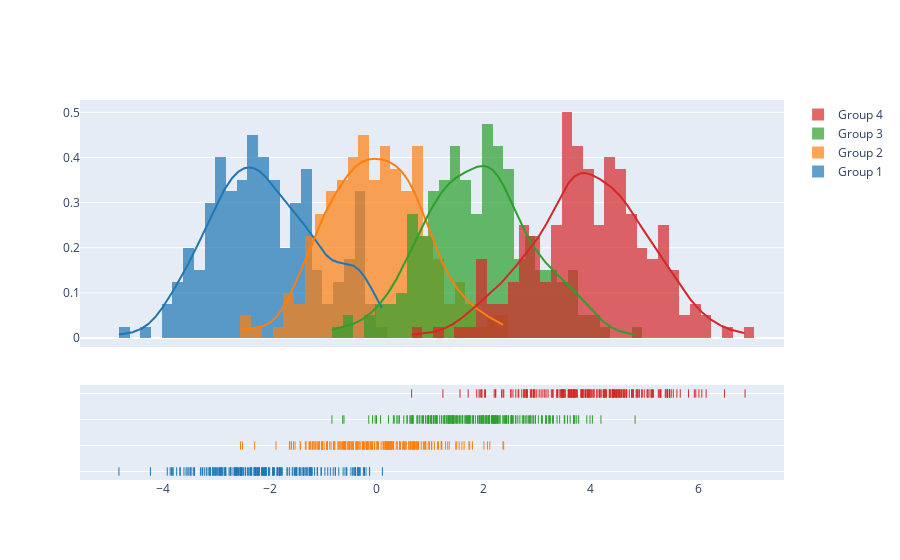

The notebook cell this image was saved under:
### Code cell
import plotly.figure_factory as ff

# Add histogram data
x1 = np.random.randn(200) - 2
x2 = np.random.randn(200)
x3 = np.random.randn(200) + 2
x4 = np.random.randn(200) + 4

# Group data together
hist_data = [x1, x2, x3, x4]

group_labels = ['Group 1', 'Group 2', 'Group 3', 'Group 4']

# Create distplot with custom bin_size
fig = ff.create_distplot(hist_data, group_labels, bin_size=.2)
fig.show()

### Figure 1 — Plotly figure (JSON) as saved in the notebook; plotly's stock layout.template omitted (floating-point values rounded to 4 significant figures; data arrays with more than 128 entries replaced by an {"elided": "..."} marker saying what was removed)
{"data": [{"autobinx": false, "histnorm": "probability density", "legendgroup": "Group 1", "marker": {"color": "rgb(31, 119, 180)"}, "name": "Group 1", "opacity": 0.7, "type": "histogram", "x": {"elided": "200 float values"}, "xaxis": "x", "xbins": {"end": 0.1051, "size": 0.2, "start": -4.815}, "yaxis": "y"}, {"autobinx": false, "histnorm": "probability density", "legendgroup": "Group 2", "marker": {"color": "rgb(255, 127, 14)"}, "name": "Group 2", "opacity": 0.7, "type": "histogram", "x": {"elided": "200 float values"}, "xaxis": "x", "xbins": {"end": 2.37, "size": 0.2, "start": -2.546}, "yaxis": "y"}, {"autobinx": false, "histnorm": "probability density", "legendgroup": "Group 3", "marker": {"color": "rgb(44, 160, 44)"}, "name": "Group 3", "opacity": 0.7, "type": "histogram", "x": {"elided": "200 float values"}, "xaxis": "x", "xbins": {"end": 4.825, "size": 0.2, "start": -0.8378}, "yaxis": "y"}, {"autobinx": false, "histnorm": "probability density", "legendgroup": "Group 4", "marker": {"color": "rgb(214, 39, 40)"}, "name": "Group 4", "opacity": 0.7, "type": "histogram", "x": {"elided": "200 float values"}, "xaxis": "x", "xbins": {"end": 6.878, "size": 0.2, "start": 0.6512}, "yaxis": "y"}, {"legendgroup": "Group 1", "marker": {"color": "rgb(31, 119, 180)"}, "mode": "lines", "name": "Group 1", "showlegend": false, "type": "scatter", "x": {"elided": "500 float values"}, "xaxis": "x", "y": {"elided": "500 float values"}, "yaxis": "y"}, {"legendgroup": "Group 2", "marker": {"color": "rgb(255, 127, 14)"}, "mode": "lines", "name": "Group 2", "showlegend": false, "type": "scatter", "x": {"elided": "500 float values"}, "xaxis": "x", "y": {"elided": "500 float values"}, "yaxis": "y"}, {"legendgroup": "Group 3", "marker": {"color": "rgb(44, 160, 44)"}, "mode": "lines", "name": "Group 3", "showlegend": false, "type": "scatter", "x": {"elided": "500 float values"}, "xaxis": "x", "y": {"elided": "500 float values"}, "yaxis": "y"}, {"legendgroup": "Group 4", "marker": {"color": "rgb(214, 39, 40)"}, "mode": "lines", "name": "Group 4", "showlegend": false, "type": "scatter", "x": {"elided": "500 float values"}, "xaxis": "x", "y": {"elided": "500 float values"}, "yaxis": "y"}, {"legendgroup": "Group 1", "marker": {"color": "rgb(31, 119, 180)", "symbol": "line-ns-open"}, "mode": "markers", "name": "Group 1", "showlegend": false, "type": "scatter", "x": {"elided": "200 float values"}, "xaxis": "x", "y": {"elided": "200 str values"}, "yaxis": "y2"}, {"legendgroup": "Group 2", "marker": {"color": "rgb(255, 127, 14)", "symbol": "line-ns-open"}, "mode": "markers", "name": "Group 2", "showlegend": false, "type": "scatter", "x": {"elided": "200 float values"}, "xaxis": "x", "y": {"elided": "200 str values"}, "yaxis": "y2"}, {"legendgroup": "Group 3", "marker": {"color": "rgb(44, 160, 44)", "symbol": "line-ns-open"}, "mode": "markers", "name": "Group 3", "showlegend": false, "type": "scatter", "x": {"elided": "200 float values"}, "xaxis": "x", "y": {"elided": "200 str values"}, "yaxis": "y2"}, {"legendgroup": "Group 4", "marker": {"color": "rgb(214, 39, 40)", "symbol": "line-ns-open"}, "mode": "markers", "name": "Group 4", "showlegend": false, "type": "scatter", "x": {"elided": "200 float values"}, "xaxis": "x", "y": {"elided": "200 str values"}, "yaxis": "y2"}], "layout": {"barmode": "overlay", "hovermode": "closest", "legend": {"traceorder": "reversed"}, "xaxis": {"anchor": "y2", "domain": [0.0, 1.0], "zeroline": false}, "yaxis": {"anchor": "free", "domain": [0.35, 1], "position": 0.0}, "yaxis2": {"anchor": "x", "domain": [0, 0.25], "dtick": 1, "showticklabels": false}}}
